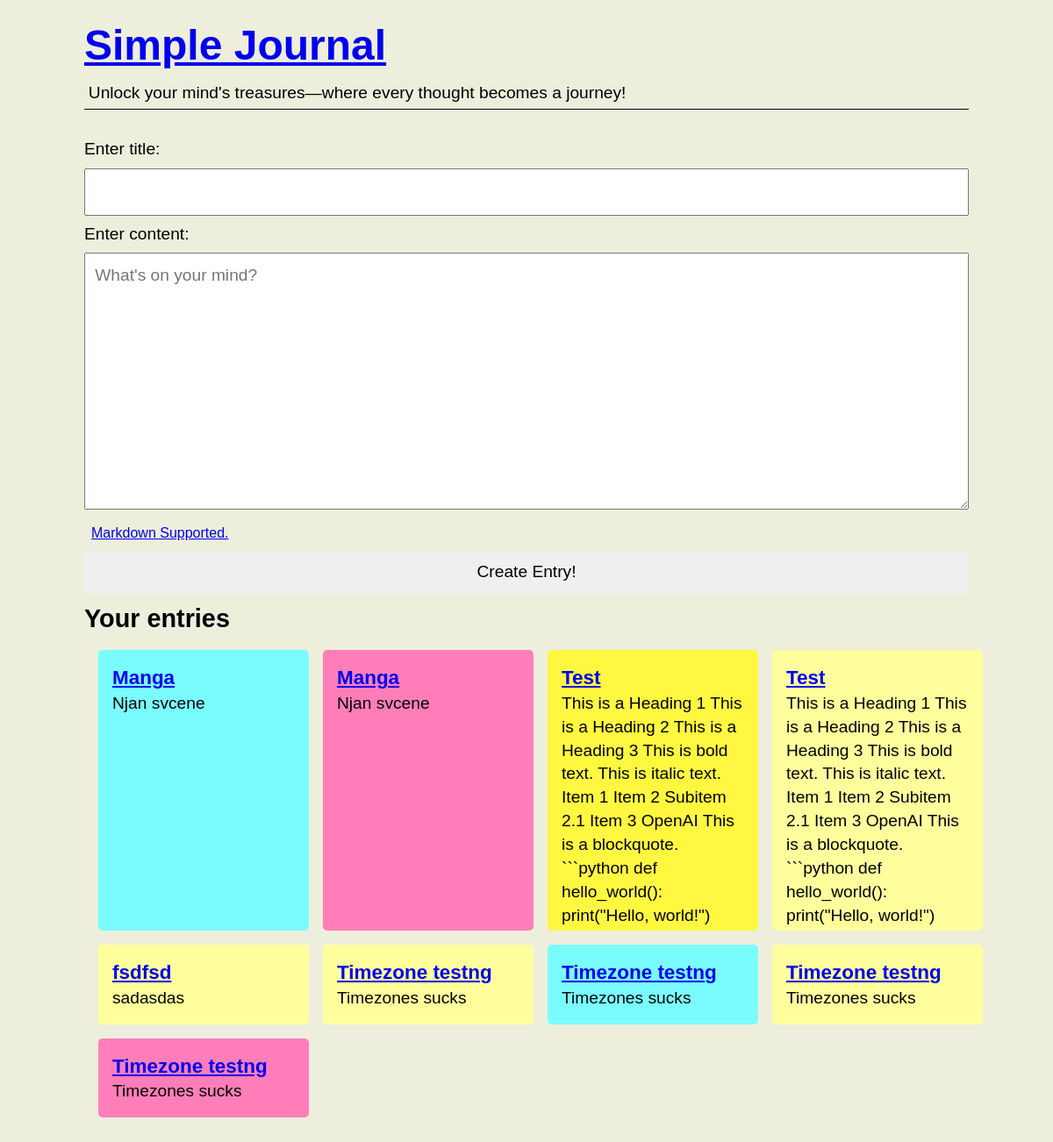
The page / on the database its author committed.
### simpleJournal/model.py (models this page shows, shortened)
class JournalEntry(db.Model):
    id = db.Column(db.Integer, primary_key=True)
    title = db.Column(db.String(100), nullable=False)
    created_at = db.Column(db.DateTime, default=datetime.now(timezone.utc))
    textEntry = db.Column(db.Text, nullable=False)

### simpleJournal/routes.py (the view)
@app.route('/')
def index():
    entries = JournalEntry.query.all()
    for entry in entries:
        markdownText = markdown.markdown(entry.textEntry)
        entry.textEntry = ''.join(BeautifulSoup(markdownText).findAll(text=True))
        color = random.choice(colors)
        entry.color = color
    return render_template('home.html', entries=entries)

### simpleJournal/templates/home.html (shortened to what this page needs)
{% extends 'index.html' %}
{% block content %}
<header>
    <h1><a href="/">Simple Journal</a></h1>
    <p>Unlock your mind's treasures—where every thought becomes a journey!</p>
</header>
<form action="/entry" method="POST">
    <label for="title">Enter title:</label>
    <input type="text" name='title' id="title" required/>
    <label for="content">Enter content: </label>
    <textarea name='text' placeholder="What's on your mind?"  rows="10" required></textarea>
    <p class="info"><a href="https://www.markdownguide.org/cheat-sheet/">Markdown Supported.</a></p>
    <button type="submit">Create Entry!</button>
</form>
<section class="entries">
    <h2>Your entries</h2>
    <section class="entries-grid">
        {% for entry in entries %}
        <article class="entry {{entry.color}}">
            <h3><a href="/note/{{entry.id}}">{{ entry.title }}</a></h3>
            <div class="text">{{entry.textEntry|safe}}</div>
        </article>
        {% endfor %}
    </section>
</section>
{% endblock %}

### simpleJournal/templates/index.html (shortened to what this page needs)
<!DOCTYPE html>
<html lang="en">
<head>
    <link rel="stylesheet" href="{{ url_for('static', filename='style.css') }}" />
    <link href="https://api.fontshare.com/v2/css?f[]=supreme@400&f[]=chubbo@700&display=swap" rel="stylesheet">
</head>
<body>
    {% block content %}{% endblock %}
</body>
</html>

### simpleJournal/static/style.css (style rules this page uses)
* { box-sizing: border-box; margin: 0; padding:0; }
header { margin-bottom: 2rem; border-bottom: 1px solid black; }
label { margin-bottom: 0.5rem; }
body { font-family: 'Supreme', sans-serif; font-size:1.2em; line-height: 1.4; max-width: 65rem; margin: 0 auto; padding: 1rem; background-color: #eeeedd; }
h1 { font-family: 'Chubbo', sans-serif; font-size: 2.5em; line-height: 1.5; }
h2,h3 { font-family: 'Chubbo', sans-serif; }
form { display: flex; flex-direction: column; justify-content: center; }
input[type="text"],textarea,button { font: inherit; padding: 0.7rem; margin-bottom: 0.5rem; width: 100%; }
.info { font-size: smaller; margin-bottom:0.5rem; }
button { border:none; cursor: pointer; }
.entries-grid { display: grid; grid-template-columns: repeat(4,1fr); width: 100%; gap: 1rem; margin: 1rem; }
.entry { display: flex; flex-direction: column; width: 100%; max-height: 20rem; padding: 1rem; overflow: hidden; text-wrap: wrap; text-overflow: ellipsis; border-radius: 5px; }
.yellow { background-color: #fff740; }
.light-yellow { background-color: #feff9c; }
.blue { background-color: #7afcff; }
.light-pink { background-color: #ff7eb9; }
header > p { margin:0.3rem }
p { margin: 0.5rem; }

### rows shown on the page
JournalEntry: title "Manga", textEntry "Njan svcene"
JournalEntry: title "Manga", textEntry "Njan svcene"
JournalEntry: title "Test", textEntry "This is a Heading 1 This is a Heading 2 This is a Heading 3 This is bold text. This is italic text. Item 1 Item 2 Subitem 2.1 Item 3 OpenAI This is a blockquote. ```python def hello_world(): print(\"Hello, world!\")"
JournalEntry: title "Test", textEntry "This is a Heading 1 This is a Heading 2 This is a Heading 3 This is bold text. This is italic text. Item 1 Item 2 Subitem 2.1 Item 3 OpenAI This is a blockquote. ```python def hello_world(): print(\"Hello, world!\")"
JournalEntry: title "fsdfsd", textEntry "sadasdas"
JournalEntry: title "Timezone testng", textEntry "Timezones sucks"
JournalEntry: title "Timezone testng", textEntry "Timezones sucks"
JournalEntry: title "Timezone testng", textEntry "Timezones sucks"
JournalEntry: title "Timezone testng", textEntry "Timezones sucks"
